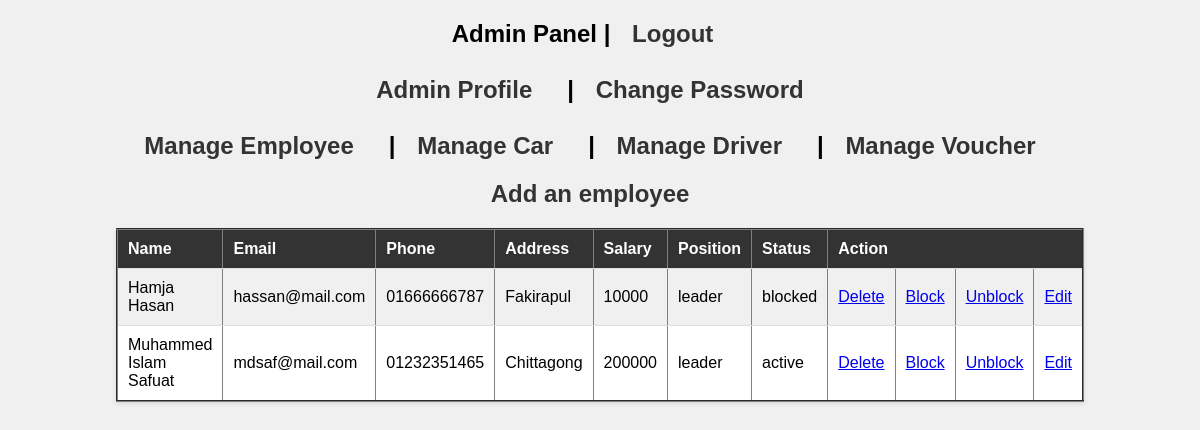
/views/admin/manage-employee/index.php, run on the app's committed database.
### tables this page shows
CREATE TABLE `employee` (
  `id` int(11) NOT NULL AUTO_INCREMENT PRIMARY KEY,
  `password` varchar(100) NOT NULL,
  `name` varchar(100) NOT NULL,
  `email` varchar(100) NOT NULL,
  `phone` varchar(100) NOT NULL,
  `address` varchar(100) NOT NULL,
  `salary` int(11) NOT NULL DEFAULT 0,
  `position` varchar(100) NOT NULL DEFAULT 'junior',
  `status` varchar(100) NOT NULL DEFAULT 'active',
  `picture` varchar(100) NOT NULL DEFAULT 'defaullt-employee-picture.png'
);

### models/admin-model/model-for-employee.php (called while the page is built, shortened)
<?php
function employeeList()
{
    $con = getconnection();
    $sql= "select * from employee";
    $result=mysqli_query($con, $sql);
    if($result)
    {
        return $result;
    }
    else
    {
        return false;
    }
}
?>

### views/admin/manage-employee/index.php (the view, shortened to what this page needs)
<html>
<head>
</head>
<body>
    <center>
        <?php
        include_once ('../admin-header.php');
        ?>
        <h1>
            <a href="add-employee.php">Add an employee</a>
        </h1>
        <?php
        include_once('../../../models/admin-model/model-for-employee.php');
        $result=employeeList();
        ?>
        <table border="2px">
            <tr>
                <th>Name</th>
                <th>Email</th>
                <th>Phone</th>
                <th>Address</th>
                <th>Salary</th>
                <th>Position</th>
                <th>Status</th>
                <th colspan="4">Action</th>
            </tr>
        <?php
        while($row = $result->fetch_assoc())
        {
            ?>
            <tr>
                <td><?php echo $row['name'];?></td>
                <td><?php echo $row['email'];?></td>
                <td><?php echo $row['phone'];?></td>
                <td><?php echo $row['address'];?></td>
                <td><?php echo $row['salary'];?></td>
                <td><?php echo $row['position'];?></td>
                <td><?php echo $row['status'];?></td>
                <td><a href="../../../controllers/admin-controller/control-employee/control-delete-employee.php?id=<?php echo $row['id'];?>">Delete</a></td>
                <td><a href="../../../controllers/admin-controller/control-employee/control-block-employee.php?id=<?php echo $row['id'];?>">Block</a></td>
                <td><a href="../../../controllers/admin-controller/control-employee/control-unblock-employee.php?id=<?php echo $row['id'];?>">Unblock</a></td>
                <td><a href="edit-employee.php?id=<?php echo $row['id'];?>">Edit</a></td>
            </tr>
            <?php
        }
        ?>
        </table>
    </center>
    <link rel="stylesheet" type="text/css" href="../../CSS/manage-employee.css">
</body>
</html>

### views/CSS/admin-header.css (style rules this page uses)
body, h1, h2, h3, h4, h5, h6, p, ul, ol, li { margin: 0; padding: 0; }
body { background-color: #f0f0f0; font-family: Arial, sans-serif; }
h1 { font-size: 24px; margin: 20px 0; }
h1 a { color: #140b0b; text-decoration: none; margin-right: 20px; transition: color 0.3s; }

### views/CSS/manage-employee.css (style rules this page uses)
body, h1, h2, h3, h4, h5, h6, p, ul, ol, li { margin: 0; padding: 0; }
body { background-color: #f0f0f0; font-family: Arial, sans-serif; }
h1 { font-size: 24px; margin: 20px 0; }
h1 a { color: #333; text-decoration: none; background-color: #f0f0f0; padding: 8px 15px; border-radius: 5px; transition: background-color 0.3s; }
table { width: 80%; border-collapse: collapse; margin-top: 20px; background-color: #fff; box-shadow: 0 2px 4px rgba(0, 0, 0, 0.1); }
th { background-color: #333; color: #fff; padding: 10px; text-align: left; font-weight: bold; }
tr { border-bottom: 1px solid #ddd; }
td { padding: 10px; }
tr:nth-child(even) { background-color: #f0f0f0; }

### data on the page
employee: name "Hamja Hasan", email "hassan@mail.com", phone "01666666787", address "Fakirapul", salary "10000", position "leader", status "blocked"
employee: name "Muhammed Islam Safuat", email "mdsaf@mail.com", phone "01232351465", address "Chittagong", salary "200000", position "leader", status "active"
